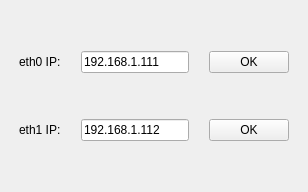
      <widget class="QWidget" name="tab_2">
       <attribute name="title">
        <string>eth以太网</string>
       </attribute>
       <layout class="QGridLayout" name="gridLayout_8">
        <item row="0" column="0">
         <layout class="QVBoxLayout" name="verticalLayout_15" stretch="1,1,1,1,1">
          <item>
           <spacer name="verticalSpacer_5">
            <property name="orientation">
             <enum>Qt::Vertical</enum>
            </property>
            <property name="sizeType">
             <enum>QSizePolicy::Preferred</enum>
            </property>
            <property name="sizeHint" stdset="0">
             <size>
              <width>20</width>
              <height>40</height>
             </size>
            </property>
           </spacer>
          </item>
          <item>
           <layout class="QHBoxLayout" name="horizontalLayout_18" stretch="1,4,2">
            <property name="spacing">
             <number>20</number>
            </property>
            <property name="leftMargin">
             <number>8</number>
            </property>
            <property name="rightMargin">
             <number>8</number>
            </property>
            <item>
             <widget class="QLabel" name="label_eth0">
              <property name="text">
               <string>eth0 IP:</string>
              </property>
             </widget>
            </item>
            <item>
             <widget class="QLineEdit" name="lineEdit_eth_IP">
              <property name="text">
               <string>192.168.1.111</string>
              </property>
             </widget>
            </item>
            <item>
             <widget class="QPushButton" name="pushButton_ethOK">
              <property name="text">
               <string>OK</string>
              </property>
             </widget>
            </item>
           </layout>
          </item>
          <item>
           <spacer name="verticalSpacer_6">
            <property name="orientation">
             <enum>Qt::Vertical</enum>
            </property>
            <property name="sizeType">
             <enum>QSizePolicy::Preferred</enum>
            </property>
            <property name="sizeHint" stdset="0">
             <size>
              <width>20</width>
              <height>40</height>
             </size>
            </property>
           </spacer>
          </item>
          <item>
           <layout class="QHBoxLayout" name="horizontalLayout_19" stretch="1,4,2">
            <property name="spacing">
             <number>20</number>
            </property>
            <property name="leftMargin">
             <number>8</number>
            </property>
            <property name="rightMargin">
             <number>8</number>
            </property>
            <item>
             <widget class="QLabel" name="label_eth0_2">
              <property name="text">
               <string>eth1 IP:</string>
              </property>
             </widget>
            </item>
            <item>
             <widget class="QLineEdit" name="lineEdit_eth_IP_2">
              <property name="text">
               <string>192.168.1.112</string>
              </property>
             </widget>
            </item>
            <item>
             <widget class="QPushButton" name="pushButton_ethOK_2">
              <property name="text">
               <string>OK</string>
              </property>
             </widget>
            </item>
           </layout>
          </item>
          <item>
           <spacer name="verticalSpacer_2">
            <property name="orientation">
             <enum>Qt::Vertical</enum>
            </property>
            <property name="sizeType">
             <enum>QSizePolicy::Preferred</enum>
            </property>
            <property name="sizeHint" stdset="0">
             <size>
              <width>20</width>
              <height>40</height>
             </size>
            </property>
           </spacer>
          </item>
         </layout>
        </item>
       </layout>
      </widget>
